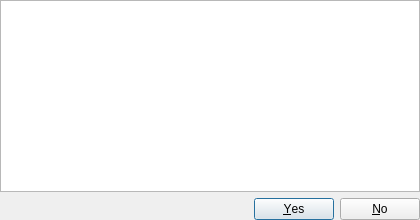
<?xml version="1.0" encoding="UTF-8"?>
<ui version="4.0">
 <class>Dialog</class>
 <widget class="QDialog" name="Dialog">
  <property name="geometry">
   <rect>
    <x>0</x>
    <y>0</y>
    <width>420</width>
    <height>120</height>
   </rect>
  </property>
  <property name="font">
   <font>
    <stylestrategy>PreferAntialias</stylestrategy>
   </font>
  </property>
  <property name="cursor">
   <cursorShape>ArrowCursor</cursorShape>
  </property>
  <property name="windowTitle">
   <string>About the plugin</string>
  </property>
  <layout class="QGridLayout" name="gridLayout">
   <property name="margin">
    <number>0</number>
   </property>
   <item row="0" column="0">
    <widget class="QTextBrowser" name="textBrowser">
     <property name="sizePolicy">
      <sizepolicy hsizetype="Minimum" vsizetype="Minimum">
       <horstretch>0</horstretch>
       <verstretch>0</verstretch>
      </sizepolicy>
     </property>
    </widget>
   </item>
   <item row="1" column="0">
    <widget class="QDialogButtonBox" name="buttonBox">
     <property name="standardButtons">
      <set>QDialogButtonBox::No|QDialogButtonBox::Yes</set>
     </property>
    </widget>
   </item>
  </layout>
 </widget>
 <resources/>
 <connections/>
</ui>
